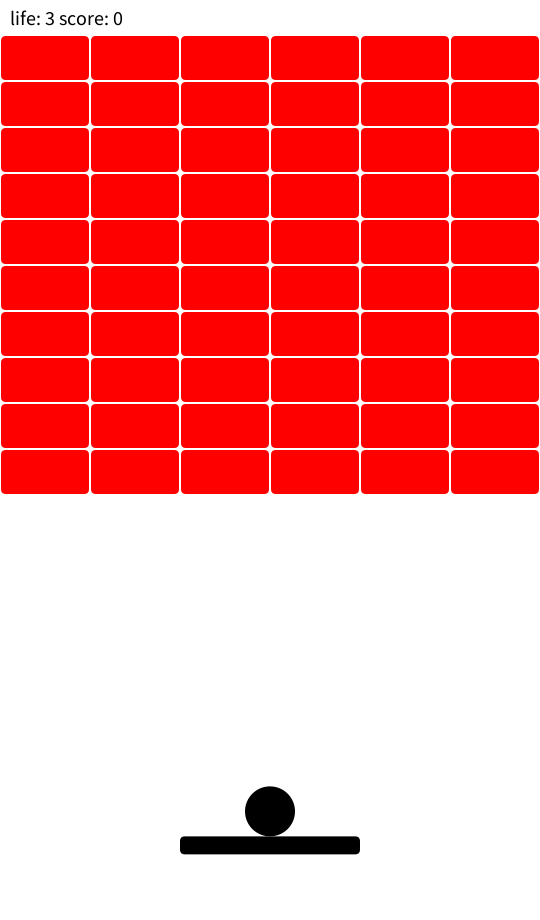
Frame 1 (no input)
Frame 60 (the mouse pressed at the canvas centre just before this capture): identical to frame 1, image omitted
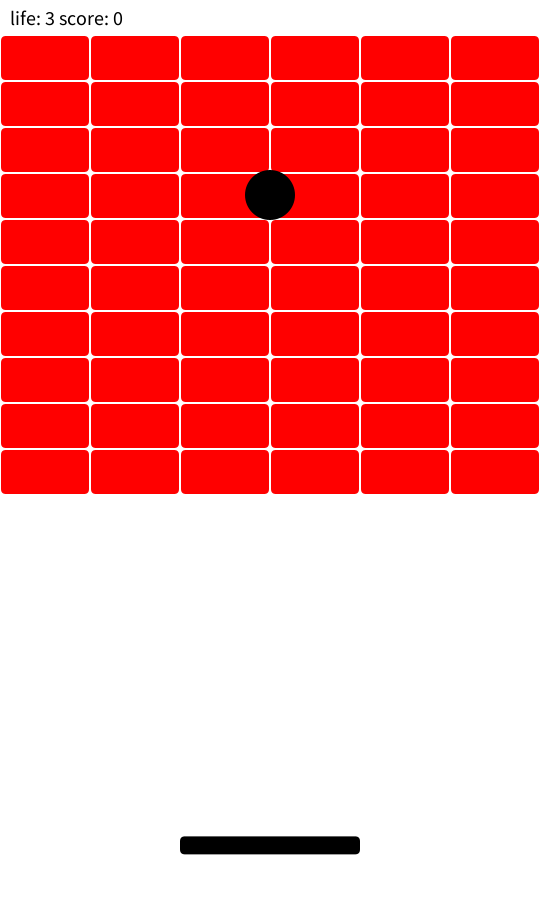
Frame 120 (the mouse held since frame 60 and released just before this capture)

The Processing sketch that drew these frames (run headless with seeded random() and noise(); from frame 60 on, the mouse is pressed at the canvas centre):

// Processing sketch: BrickBraker
// ── BrickBraker.pde
Game game;
color bgColor, ballColor, sliderColor, brickColor;

void setup() {
  size(540, 920);
  colorMode(HSB);
  noStroke();
  game = new Game();
  bgColor = color(220, 0, 255);
  ballColor = color(0, 0, 0);
  sliderColor = color(150, 255, 0);
  brickColor = color(20, 255, 255);
}

void draw() {
  background(bgColor);
  game.update();
  game.display();
}

void mousePressed() {
  game.startBall();
}

void mouseDragged() {
  game.slider.update(mouseX);
}
// ── Ball.pde
class Ball {

  PVector pos, vel;
  int size, offset;
  boolean isMoving;

  Ball(PVector pos, int size, int offset) {
    this.pos = pos;
    this.size = size;
    this.vel = new PVector(0, -15);
    isMoving = false;
    this.offset = offset;
  }

  void start() {
    isMoving = true;
  }

  void reset(Slider s) {
    pos.x = s.pos.x+s.w/2;
    pos.y = s.pos.y-size/2;
    isMoving = false;
    this.vel.set(0, -15);
  }

  void update(Slider s, ArrayList<Brick> bs) {
    if (isMoving) {
      bounce(s, bs);
      pos.add(vel);
    }
  }

  void bounce(Slider s, ArrayList<Brick> bs) {
    bounceOffScreenEdge();
    bounceOffSlider(s);
    bounceOffBricks(bs);
  }

  void bounceOffScreenEdge() {
    if (pos.x < size/2) {
      pos.x=size/2;
      vel.x *= -1;
    }
    if (pos.x > width-size/2) {
      pos.x=width-size/2;
      vel.x *= -1;
    }
    if (pos.y < size/2+offset) {
      pos.y=size/2+offset;
      vel.y *= -1;
    }
    if (pos.y > height-size/2) {
      pos.y=height-size/2;
      vel.y *= -1;
    }
  }

  void bounceOffSlider(Slider s) {
    if (pos.y + size/2 > s.pos.y && pos.y - size/2 < s.pos.y+s.h
      && pos.x > s.pos.x && pos.x < s.pos.x+s.w) {
      vel.y *= -1;
      //this.vel.set(0, -15);
      pos.y = s.pos.y - size/2;
      calcVelocityDirection(s);
    }
  }

  void bounceOffBricks(ArrayList<Brick> bs) {
    for (Brick b : bs) {
      if (b.life  != 0 && pos.y + size/2 > b.pos.y && pos.y - size/2 < b.pos.y+b.h && pos.x > b.pos.x && pos.x < b.pos.x+b.w) {
        if (pow(pos.x - b.pos.x, 2) > pow(pos.y - b.pos.y, 2) || pow(pos.x - b.pos.x + b.w, 2) > pow(pos.y - b.pos.y + b.h, 2)) {
          vel.y *= -1;
        } else {
          vel.x *= -1;
        }
        b.damage();
      }
    }
  }

  void calcVelocityDirection(Slider s) {
    float mag = vel.mag();
    PVector diff = PVector.sub(new PVector(pos.x, 0), new PVector(s.pos.x+s.w/2, 0));
    float diffMag = diff.mag();
    diff.setMag(diffMag*0.05);
    vel.add(diff);
    vel.setMag(mag);
  }

  void display() {
    fill(ballColor);
    ellipse(pos.x, pos.y, size, size);
  }
}
// ── Brick.pde
class Brick {
  
  PVector pos;
  int life, maxLife;
  int w, h;
  
  Brick(PVector pos, int w, int h, int life) {
    this.pos = pos;
    this.w = w;
    this.h = h;
    this.life  = life;
    maxLife = life;
  }
  
  void display() {
    if (life > 0) {
      int brightness = floor(map(life, 0, maxLife, 0, 255));
      fill(brickColor, 255, brightness);
      rect(pos.x + 1, pos.y + 1, w - 2, h - 2, 5);
    }
  }
  
  void damage() {
    life -= 1;
  }
}
// ── Game.pde
class Game {

  ArrayList<Brick> bricks;
  Ball ball;
  Slider slider;
  int life, score, offset;

  Game() {
    offset = 35;
    int cols = 6;
    int rows = 10;
    int w = width / cols;
    int h = height / 2 / rows;
    bricks = new ArrayList<Brick>();
    for (int y = 0; y < rows; y++) {
      for (int x = 0; x < cols; x++) {
        bricks.add(new Brick(new PVector(x * (width / cols), y * (height / 2 / rows) + offset), w, h, 3));
      }
    }
    slider = new Slider();
    int size = 50;
    ball = new Ball(new PVector(width / 2, slider.pos.y - size / 2), size, offset);
    life = 3;
    score = 0;
  }

  void startBall() {
    ball.start();
  }

  void update() {
    ball.update(slider, bricks);
    if (ball.pos.y > slider.pos.y) {
      life -= 1;
      ball.reset(slider);
    }
  }

  void display() {
    for (Brick b : bricks) {
      b.display();
    }
    ball.display();
    slider.display();
    displayStatusbar();
  }

  private void displayStatusbar() {
    fill(0, 0, 0);
    textSize(20);
    text("life: " + life + " score: " + score, 10, 25);
  }
}
// ── Slider.pde
class Slider {

  PVector pos;
  int w, h;

  Slider() {
    w = width / 3;
    h = height / 50;
    pos = new PVector(width / 2 - w / 2, height / 1.1);
  }

  void update(float x) {
    pos.x = x - w / 2;
  }

  void display() {
    fill(sliderColor);
    rect(pos.x, pos.y, w, h, 5);
  }
}
